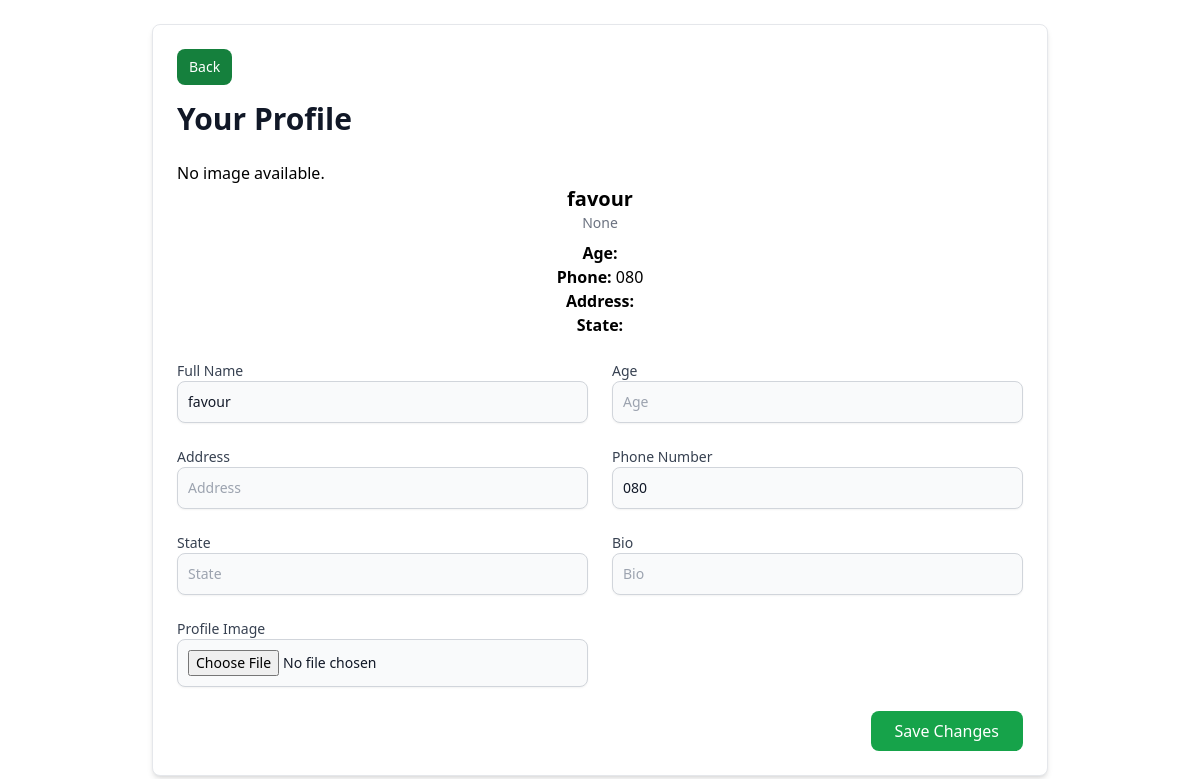
Before: /user/profile/ (signed in) with the older database file.
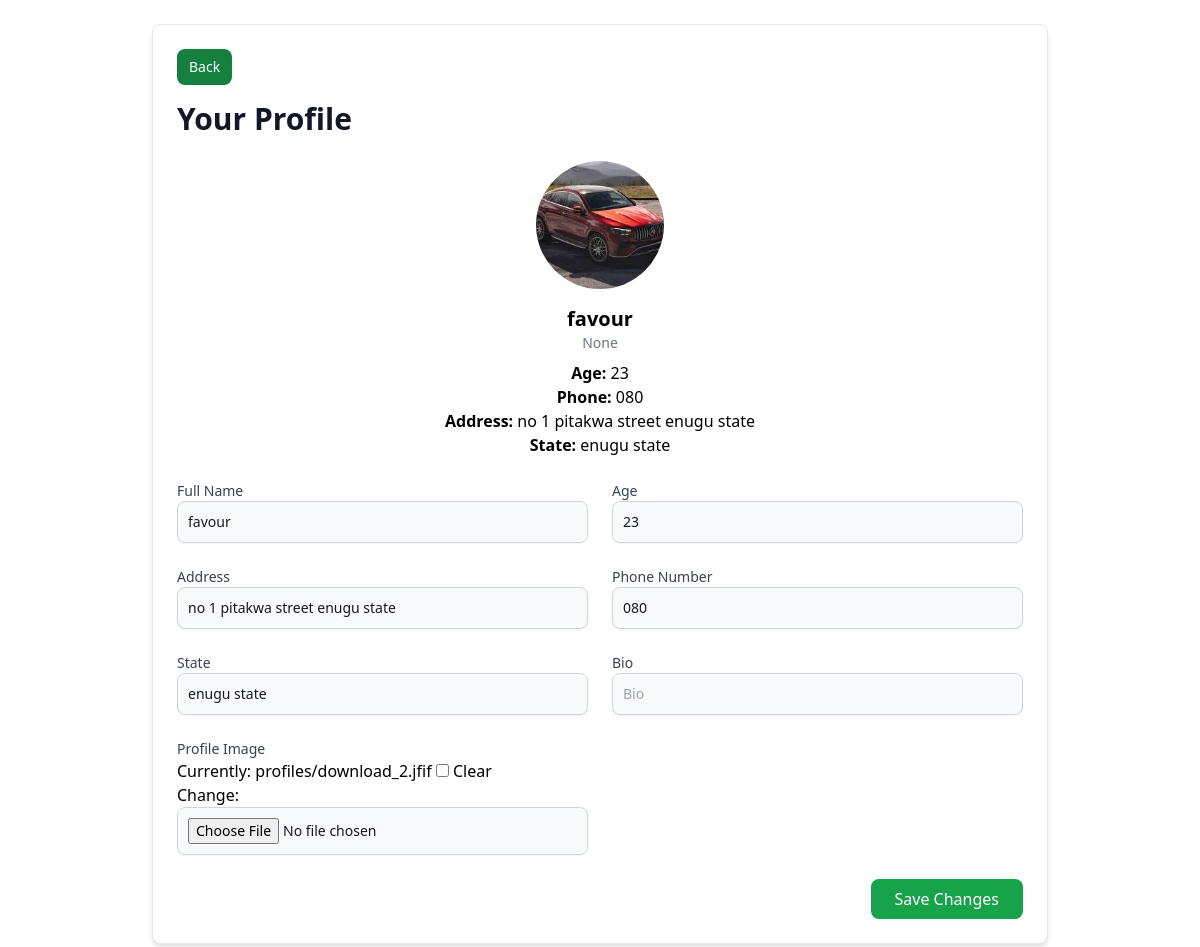
After: the same page with the newer database file.
### User/models.py (models this page shows, shortened)
class Profile(models.Model):
    user = models.OneToOneField(Account, on_delete=models.CASCADE)
    fullname = models.CharField(max_length=50)
    age = models.CharField(max_length=3)
    address = models.CharField(max_length=150)
    phone = models.CharField(max_length=15, default='080')
    state = models.CharField(max_length=40)
    bio = models.CharField(max_length=100, blank=True, null=True)
    image = models.ImageField(upload_to='profiles', blank=True, null=True, default='profiles/default.jpeg')

### User/views.py (the view)
# urls.py: path('user/profile/', views.profile, name='profile'),
@login_required
def profile(request):
    user = request.user
    try:
        profile = Profile.objects.get(user=user)
    except Profile.DoesNotExist:
        profile = None
    if request.method == "POST":
        form = ProfileForm(request.POST, request.FILES, instance=profile)
        if form.is_valid():
            form.save()  # Save the updated profile
            messages.success(request, "Your profile has been updated successfully!")
            return redirect('profile')  # Redirect to profile page after saving
    else:
        form = ProfileForm(instance=profile)
    return render(request, 'User/profile.html', {'form': form, 'profile': profile})

### User/forms.py
class ProfileForm(forms.ModelForm):
    class Meta:
        model = Profile
        exclude = ('user', 'role',)
    def __init__(self, *args, **kwargs):
        super(ProfileForm, self).__init__(*args, **kwargs)
        for field_name, field in self.fields.items():
            self.fields[field_name].widget.attrs['placeholder'] = field.label
            self.fields[field_name].widget.attrs['class'] = 'shadow-sm bg-gray-50 border border-gray-300 text-gray-900 sm:text-sm rounded-lg focus:ring-primary-500 focus:border-primary-500 block w-full p-2.5 dark:bg-gray-700 dark:border-gray-600 dark:placeholder-gray-400 dark:text-white dark:focus:ring-primary-500 dark:focus:border-primary-500'
            self.fields[field_name].widget.attrs['required'] = False

### User/templates/User/profile.html (shortened to what this page needs)
{% extends "User/base.html" %}
{% block content %}
<div class="max-w-4xl mx-auto p-6 bg-white border border-gray-200 shadow-md rounded-lg">
    <a href="{% url 'index' %}" class="inline-flex mb-4 items-center px-3 py-2 text-sm font-medium text-center text-white bg-green-700 rounded-lg hover:bg-green-800 focus:ring-4 focus:outline-none focus:ring-green-300 dark:bg-green-600 dark:hover:bg-green-700 dark:focus:ring-green-800">Back</a>
    <h1 class="text-3xl font-semibold text-gray-900 mb-6">Your Profile</h1>
    {% if profile %}
    <div class="mb-6">
        {% if profile.image %}
        <img src="{{ profile.image.url | default:'#' }}" alt="Profile Image" class="w-32 h-32 object-cover rounded-full mx-auto mb-4" />
        {% else %}
            <p>No image available.</p>
        {% endif %}
        <div class="text-center">
            <p class="text-xl font-semibold">{{ profile.fullname }}</p>
            <p class="text-sm text-gray-500">{{ profile.bio }}</p>
            <p class="mt-2"><strong>Age:</strong> {{ profile.age }}</p>
            <p><strong>Phone:</strong> {{ profile.phone }}</p>
            <p><strong>Address:</strong> {{ profile.address }}</p>
            <p><strong>State:</strong> {{ profile.state }}</p>
        </div>
    </div>
    {% else %}
    <p>No profile information available.</p>
    {% endif %}
    <form method="POST" enctype="multipart/form-data" class="space-y-6">
        <div class="grid grid-cols-1 sm:grid-cols-2 gap-6">
            <div>
                <label for="id_fullname" class="block text-sm font-medium text-gray-700">Full Name</label>
                {{ form.fullname }}
            </div>
            <div>
                <label for="id_age" class="block text-sm font-medium text-gray-700">Age</label>
                {{ form.age }}
            </div>
            <div>
                <label for="id_address" class="block text-sm font-medium text-gray-700">Address</label>
                {{ form.address }}
            </div>
            <div>
                <label for="id_phone" class="block text-sm font-medium text-gray-700">Phone Number</label>
                {{ form.phone }}
            </div>
            <div>
                <label for="id_state" class="block text-sm font-medium text-gray-700">State</label>
                {{ form.state }}
            </div>
            <div>
                <label for="id_bio" class="block text-sm font-medium text-gray-700">Bio</label>
                {{ form.bio }}
            </div>
            <div>
                <label for="id_image" class="block text-sm font-medium text-gray-700">Profile Image</label>
                {{ form.image }}
            </div>
        </div>
        <div class="flex justify-end">
            <button type="submit" class="px-6 py-2 bg-green-600 text-white rounded-lg hover:bg-green-700">
                Save Changes
            </button>
        </div>
    </form>
</div>
{% endblock %}

Changed rows visible on the page:
changed Profile "favour": image: picture added; age (not shown) → "23"; address (not shown) → "no 1 pitakwa street enugu state"; state (not shown) → "enugu state"; image empty → "profiles/download_2.jfif" (drawn)
Other visible differences:
form field image: (not shown) → "☐"
text no longer shown: "No image available."
text now shown: "Currently: profiles/download_2.jfif Clear Change:"
